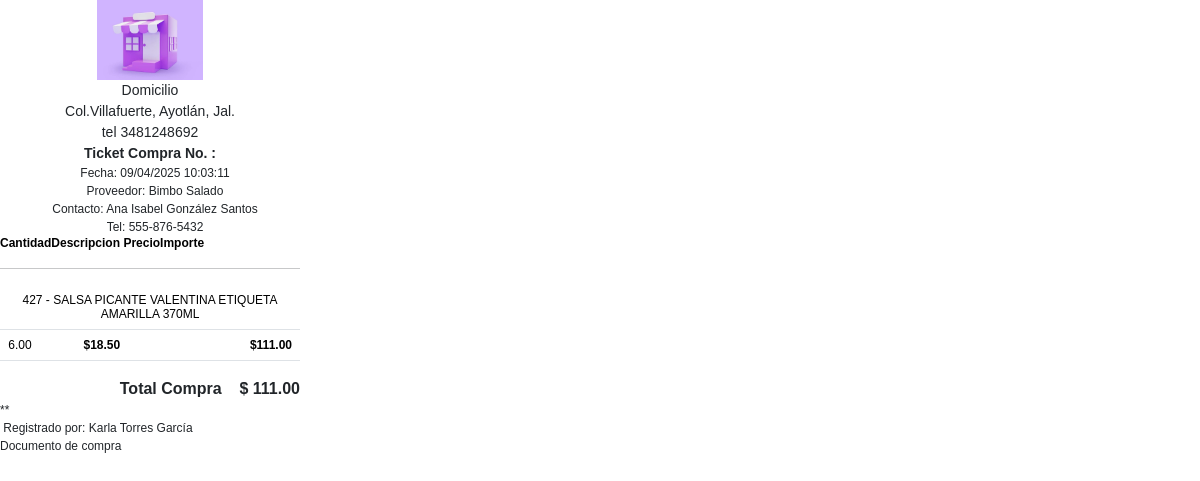
The page /ticket_compra.php?folio=1 on the database its author committed.
### tables this page shows
CREATE TABLE `compras_prov` (
  `id_comprasprov` int(11) NOT NULL,
  `id_proveedor` int(11) NOT NULL,
  `fecha` datetime NOT NULL,
  `total_compra` decimal(12,2) NOT NULL,
  `folio` varchar(45) DEFAULT NULL,
  `id_usuario` int(11) NOT NULL,
  `estado` enum('activa','cancelada') NOT NULL DEFAULT 'activa'
);

CREATE TABLE `proveedores` (
  `id_proveedor` int(11) NOT NULL,
  `nombre` varchar(100) NOT NULL,
  `apepat` varchar(100) NOT NULL,
  `apemat` varchar(100) NOT NULL,
  `empresa` varchar(150) NOT NULL,
  `telefono` varchar(20) NOT NULL
);

CREATE TABLE `det_compra` (
  `id_detcompra` int(11) NOT NULL,
  `id_comprasprov` int(11) NOT NULL,
  `id_producto` int(11) NOT NULL,
  `precio_uni` float(10,2) NOT NULL,
  `precio_venta` decimal(10,2) NOT NULL,
  `porcentaje_ganancia` decimal(5,2) NOT NULL,
  `cantidad` decimal(10,2) NOT NULL,
  `importe` decimal(10,2) NOT NULL
);

CREATE TABLE `productos` (
  `id_producto` int(11) NOT NULL,
  `nombre` varchar(100) NOT NULL,
  `precio` decimal(10,2) NOT NULL,
  `precio_compra` decimal(10,2) DEFAULT NULL,
  `cantidad` decimal(10,2) DEFAULT NULL,
  `stock` int(11) NOT NULL,
  `baja_alta` enum('activo','inactivo') NOT NULL DEFAULT 'activo',
  `id_categoria` int(11) NOT NULL,
  `codigo` varchar(255) NOT NULL
);

CREATE TABLE `usuarios` (
  `id_usuario` int(11) NOT NULL,
  `rol` tinyint(1) NOT NULL,
  `nombre` varchar(50) NOT NULL,
  `apepat` varchar(50) NOT NULL,
  `apemat` varchar(50) NOT NULL,
  `contra` varchar(255) NOT NULL
);

### ticket_compra.php (the view, shortened to what this page needs)
<?php
include("funciones/conectar.php");
$folio = ltrim(trim($_GET['folio']), '0');
try {
    $stmt = $consulta->prepare("SELECT compras_prov.*, usuarios.nombre, usuarios.apepat, usuarios.apemat
                                 FROM compras_prov
                                 LEFT JOIN usuarios ON usuarios.id_usuario = compras_prov.id_usuario
                                 WHERE id_comprasprov = :id");
    $stmt->bindParam(':id', $folio, PDO::PARAM_INT);
    $stmt->execute();
    $row = $stmt->fetch(PDO::FETCH_ASSOC);
    $stmt_prov = $consulta->prepare("SELECT * FROM proveedores WHERE id_proveedor = :id_proveedor");
    $stmt_prov->bindParam(':id_proveedor', $row['id_proveedor'], PDO::PARAM_INT);
    $stmt_prov->execute();
    $proveedor = $stmt_prov->fetch(PDO::FETCH_ASSOC);
    $total = 0;
} catch(PDOException $e) {
    die("Error de base de datos: " . $e->getMessage());
}
?>
<head>
    <link href="css/bootstrap.min.css" rel="stylesheet" id="bootstrap-css">
</head>
<div id="resultados_ticket" style="position:absolute;top:0px;left:0px;margin:0px;padding:0px;width:300px; border:0px solid; font:Arial, Helvetica, sans-serif; font-family:Arial, Helvetica, sans-serif;">
    <div style="position:RELATIVE;top:0px;left:0px;width:<?=$ancho?>px;text-align:center; font-size:12px;">
        <img src="img/tiendita.jpg" height="80" />
    </div>
    <div style="position:RELATIVE;left:0px;width:<?=$ancho?>px;text-align:center; font-size:14px;">
        <label>Domicilio <br>Col.Villafuerte, Ayotlán, Jal. </label><br />
        <label>tel 3481248692</label><br />
        <label><b>Ticket Compra No. : <?=$row["folio"]; ?></b></LABEL>
    </div>
    <div style="position:RELATIVE;left:5px;font-size:12px;width:<?=$ancho?>px;text-align:left;">
        <?php
        $fecha=explode(" ",$row["fecha"]);
        $ano=explode("-",$fecha[0]);
        $mes=$ano[1];
        $dia=$ano[2];
        $horas = explode(":",$fecha[1]);
        $hora = $horas[0];
        if($horas[0]>12) $hora=$horas[0]-12;
        echo "<center>Fecha: ".$dia."/".$mes."/".$ano[0]." ".$hora.":".$horas[1].":".$horas[2]."</center>";
        echo "<center>Proveedor: ".$proveedor['empresa']."</center>";
        echo "<center>Contacto: ".$proveedor['nombre']." ".$proveedor['apepat']." ".$proveedor['apemat']."</center>";
        echo "<center>Tel: ".$proveedor['telefono']."</center>";
        ?>
    </div>
    <div style="position:RELATIVE;left:0px;width:<?=$ancho?>px;text-align:left;">
        <div style="height:16px;font-size:12px;">
            <div style="position:relative; width:<?=$ancho+1?>px; height:30px;">
                <table width="100%" style="font-size:12px;" border="0" cellpadding="0" cellspacing="0">
                    <tr style=" color:#000; font-weight:bold;;">
                        <td width="100">Cantidad</td>
                        <td>Descripcion</td>
                        <td align="center">&nbsp;Precio</td>
                        <td width="100" align="right">Importe</td>
                    </tr>
                </table>
            </div>
        </div>
        <div style="text-align:center;"><hr></div>
        <table width="100%" class="table" style="font-size:12px;" border="0" cellpadding="0" cellspacing="0">
            <?
            $resulta = $consulta->query("SELECT det_compra.*, productos.nombre, productos.codigo
                                       FROM det_compra
                                       LEFT JOIN productos ON productos.id_producto=det_compra.id_producto
                                       WHERE id_comprasprov=".$row["id_comprasprov"]);
            foreach ($resulta as $reg){
                $Impo=($reg["cantidad"]*($reg["precio_uni"]));
                $precio = $reg["precio_uni"];
                $total+=$Impo;
                ?>
                <tr>
                    <td align="center" colspan="5"><?=$reg["codigo"]." -  ".strtoupper($reg["nombre"])?></td>
                </tr>
                <tr>
                    <td width="40" align="center"><?=$reg["cantidad"]?></td>
                    <td align="center"><b>$<?=number_format($precio,2)?></b></td>
                    <td align="right"><b><?="$".number_format($Impo, 2,'.',',')?></b></td>
                </tr>
            <?
            }
            ?>
        </table>
        <?
        echo '<div style="text-align:left; width:100%; font-size:16px; text-align:right;"><b>Total Compra &nbsp;&nbsp;&nbsp;<span style="float:right;"> $&nbsp;'.number_format($total,2,'.',',').'</span></b></div>';
        ?>
        <div style="text-align:left; font-size:12px;">*<?=num2letras($total)?>*</div>
        <div style="text-align:left;font-size:12px; ">
            &nbsp;Registrado por: <?=$row["nombre"]." ".$row["apepat"]." ".$row["apemat"]?>
        </div>
        <label style="text-align:left;font-size:12px; "><center>Documento de compra</center></LABEL>
    </div>
</div>
</HTML>
</html>

### rows shown on the page
compras_prov: fecha "09", fecha "04", fecha "2025", fecha "10", fecha "03", fecha "11", id_usuario.nombre "Karla", id_usuario.apepat "Torres", id_usuario.apemat "García"
proveedores: empresa "Bimbo Salado", nombre "Ana Isabel", apepat "González", apemat "Santos", telefono "555-876-5432"
det_compra: id_producto.codigo "427", id_producto.nombre "SALSA PICANTE VALENTINA ETIQUETA AMARILLA 370ML", cantidad "6.00", precio_uni "18.50", Impo "111.00"

### other values the page prints
$total "111.00"
